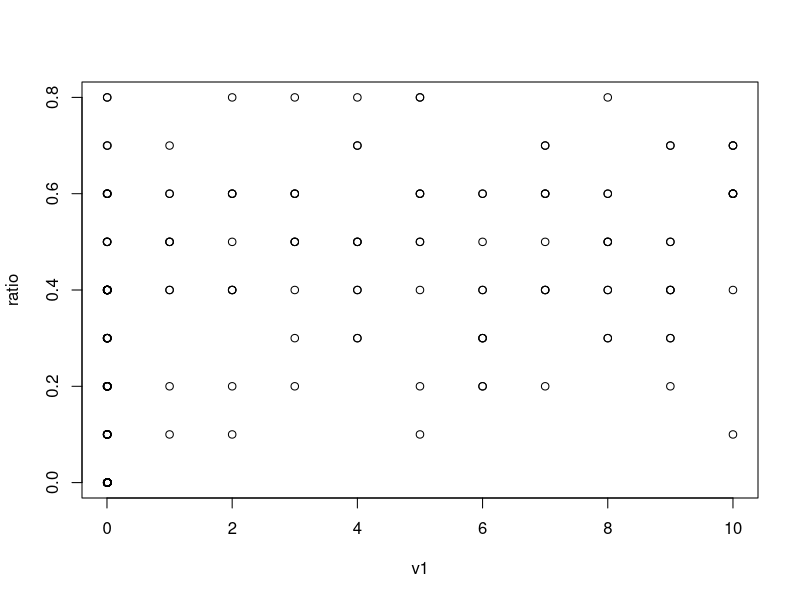

This chart was generated by the following R code:
library(ggplot2)
df <- read.csv( file = 'plots0.csv', header = FALSE)
colnames(df) <- c('v1', 'v2', 'ratio', 'steps')
with(df, plot(v1, ratio))
